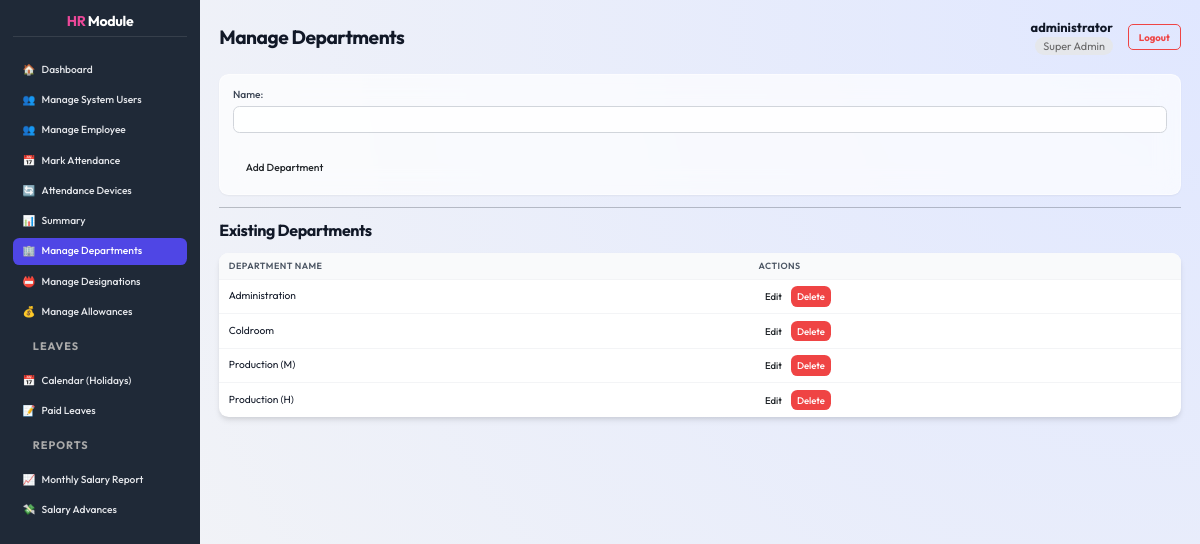
The app's page /departments/ (signed in), older data.
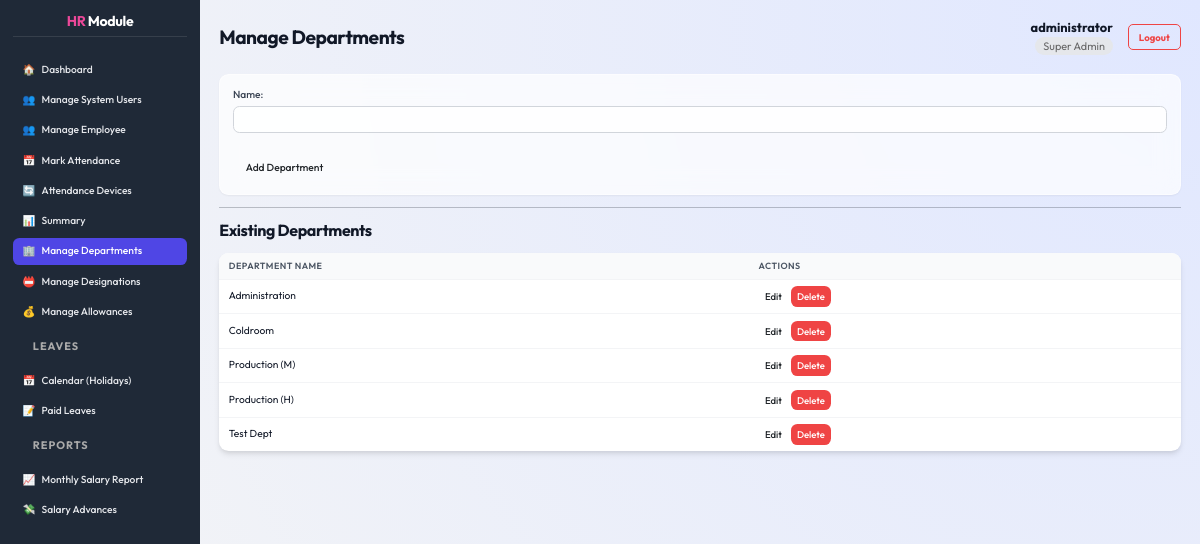
The same page, newer data.
### core/models.py (models this page shows, shortened)
class Department(models.Model):
    name = models.CharField(max_length=100, unique=True)

### core/views.py (the view)
# urls.py: path('departments/', views.department_list, name='department_list'),
@hr_required
def department_list(request):
    departments = Department.objects.all()
    if request.method == 'POST':
        form = DepartmentForm(request.POST)
        if form.is_valid():
            form.save()
            return redirect('department_list')
    else:
        form = DepartmentForm()
    return render(request, 'core/department_list.html', {'departments': departments, 'form': form})

### core/forms.py
class DepartmentForm(forms.ModelForm):
    class Meta:
        model = Department
        fields = ['name']

### core/templates/core/department_list.html (shortened to what this page needs)
{% extends 'core/dashboard_base.html' %}
{% load static %}
{% block page_title %}Manage Departments{% endblock %}
{% block dashboard_content %}
    <form method="post" class="card">
        {{ form.as_p }}
        <div class="form-actions">
            <button type="submit" class="btn">Add Department</button>
        </div>
    </form>
    <hr>
    <h2>Existing Departments</h2>
    <table class="data-table">
        <thead>
            <tr>
                <th>Department Name</th>
                <th>Actions</th>
            </tr>
        </thead>
        <tbody>
            {% for department in departments %}
            <tr>
                <td>{{ department.name }}</td>
                <td class="actions">
                    <a href="{% url 'department_edit' department.id %}" class="btn btn-sm">Edit</a>
                    <a href="{% url 'department_delete' department.id %}" class="btn btn-sm btn-danger">Delete</a>
                </td>
            </tr>
            {% empty %}
            <tr>
                <td colspan="2">No departments found.</td>
            </tr>
            {% endfor %}
        </tbody>
    </table>
{% endblock %}

Row changes from the older to the newer data that the page shows:
added Department: name "Test Dept"
